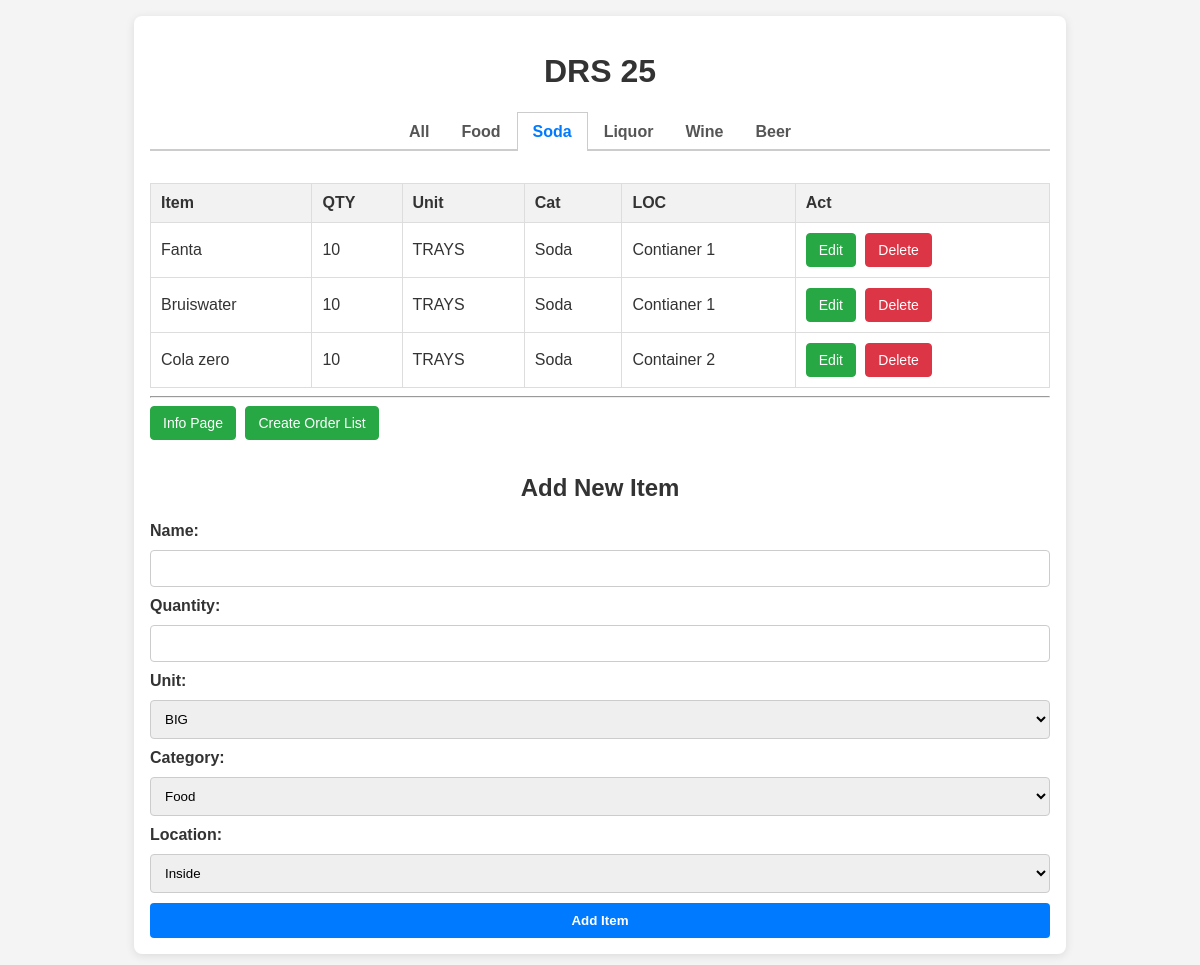
/category/Soda, run on the app's committed database.
### tables this page shows
CREATE TABLE items (
            id INTEGER PRIMARY KEY AUTOINCREMENT,
            name TEXT NOT NULL,
            quantity INTEGER NOT NULL,
            unit TEXT NOT NULL,
            category TEXT NOT NULL,
            location TEXT NOT NULL
        );

### app.py (the view)
@app.route('/category/<string:category_name>')
def category_view(category_name):
    conn = get_db_connection()
    if category_name == 'All':
        items = conn.execute('SELECT * FROM items').fetchall()
    else:
        items = conn.execute('SELECT * FROM items WHERE category = ?', (category_name,)).fetchall()
    conn.close()
    return render_template('index.html', items=items, categories=CATEGORIES, current_category=category_name)

### app.py (called while the page is built)
def get_db_connection():
    conn = sqlite3.connect(DATABASE)
    conn.row_factory = sqlite3.Row
    return conn

### templates/index.html (shortened to what this page needs)
<!DOCTYPE html>
<html lang="en">
<head>
</head>
<body>
    <main>
        <h1>DRS 25</h1>
        <div class="tab-bar">
            <a href="{{ url_for('index') }}" class="{% if current_category == 'All' %}active{% endif %}">All</a>
            {% for category in categories %}
                {% if category != 'All' %}
                    <a href="{{ url_for('category_view', category_name=category) }}" class="{% if current_category == category %}active{% endif %}">{{ category }}</a>
                {% endif %}
            {% endfor %}
        </div>
        <div class="table-container">
            <table>
                <thead>
                    <tr>
                        <th>Item</th>
                        <th>QTY</th>
                        <th>Unit</th>
                        <th>Cat</th>
                        <th>LOC</th>
                        <th>Act</th>
                    </tr>
                </thead>
                <tbody>
                    {% for item in items %}
                    <tr>
                        <td>{{ item.name }}</td>
                        <td>{{ item.quantity }}</td>
                        <td>{{ item.unit }}</td>
                        <td>{{ item.category }}</td>
                        <td>{{ item.location }}</td>
                        <td>
                            <a href="{{ url_for('edit_item', item_id=item.id) }}" class="action-button edit-button">Edit</a>
                            <form action="{{ url_for('delete_item', item_id=item.id) }}" method="post" style="display:inline;">
                                <button type="submit" class="action-button delete-button" onclick="return confirm('Are you sure you want to delete this item?');">Delete</button>
                            </form>
                        </td>
                    </tr>
                    {% endfor %}
                </tbody>
            </table>
        </div>
        <hr>
        <a href="{{ url_for('info') }}" class="action-button edit-button" style="margin-bottom: 1em;">Info Page</a>
        <a href="{{ url_for('order_list') }}" class="action-button order-button" style="margin-bottom: 1em;">Create Order List</a>
        <h2>Add New Item</h2>
        <form action="{{ url_for('add_item') }}" method="post" class="add-item-form">
            <label for="name">Name:</label>
            <input type="text" id="name" name="name" required>
            <label for="quantity">Quantity:</label>
            <input type="number" id="quantity" name="quantity" required>
            <label for="unit">Unit:</label>
            <select id="unit" name="unit" required>
                <option value="BIG">BIG</option>
            </select>
            <label for="category">Category:</label>
            <select id="category" name="category" required>
                {% for category in categories %}
                    {% if category != 'All' %}
                        <option value="{{ category }}">{{ category }}</option>
                    {% endif %}
                {% endfor %}
            </select>
            <label for="location">Location:</label>
            <select id="location" name="location" required>
                <option value="Inside">Inside</option>
            </select>
            <button type="submit">Add Item</button>
        </form>
    </main>
</body>
</html>

### templates/index.html (style rules this page uses)
body { font-family: sans-serif; margin: 1em; padding: 0; background-color: #f4f4f4; color: #333; }
h1, h2 { text-align: center; }
main { max-width: 900px; margin: 0 auto; padding: 1em; background-color: #fff; border-radius: 8px; box-shadow: 0 2px 10px rgba(0,0,0,0.1); }
.table-container { overflow-x: auto; -webkit-overflow-scrolling: touch; }
table { width: 100%; border-collapse: collapse; min-width: 600px; margin-top: 1em; }
th, td { border: 1px solid #ddd; padding: 10px; text-align: left; }
th { background-color: #f2f2f2; }
form.add-item-form { display: flex; flex-direction: column; gap: 10px; margin-top: 1em; align-items: flex-start; }
form.add-item-form label { font-weight: bold; font-size: 16px; }
form.add-item-form input, form.add-item-form select, form.add-item-form button { width: 100%; padding: 10px; box-sizing: border-box; border-radius: 4px; border: 1px solid #ccc; }
form.add-item-form button { cursor: pointer; border: none; color: white; background-color: #007bff; font-weight: bold; }
.action-button { display: inline-block; padding: 8px 12px; text-align: center; text-decoration: none; border-radius: 4px; border: 1px solid transparent; cursor: pointer; font-size: 14px; margin-right: 5px; white-space: nowrap; }
.edit-button { background-color: #28a745; color: white; border-color: #28a745; }
.delete-button { background-color: #dc3545; color: white; border-color: #dc3545; }
.order-button { background-color: #28a745; color: white; border-color: #28a745; }
.tab-bar { display: flex; justify-content: center; flex-wrap: wrap; margin-bottom: 1em; border-bottom: 2px solid #ccc; }
.tab-bar a { padding: 10px 15px; text-decoration: none; color: #555; font-weight: bold; border: 1px solid transparent; border-bottom: none; margin-bottom: -2px; transition: all 0.2s ease-in-out; }
.tab-bar a.active { color: #007bff; border-color: #ccc; border-bottom-color: transparent; background-color: #fff; }
@media (min-width: 769px) { form.add-item-form { flex-direction: row; flex-wrap: wrap; align-items: center; } }
@media (min-width: 769px) { form.add-item-form > * { width: auto; } }

### data on the page
items: name "Fanta", quantity "10", unit "TRAYS", category "Soda", location "Contianer 1"
items: name "Bruiswater", quantity "10", unit "TRAYS", category "Soda", location "Contianer 1"
items: name "Cola zero", quantity "10", unit "TRAYS", category "Soda", location "Container 2"

### other printed values
{{ category }} "Food" "Soda" "Liquor" "Wine" "Beer"
form field category "Food"
